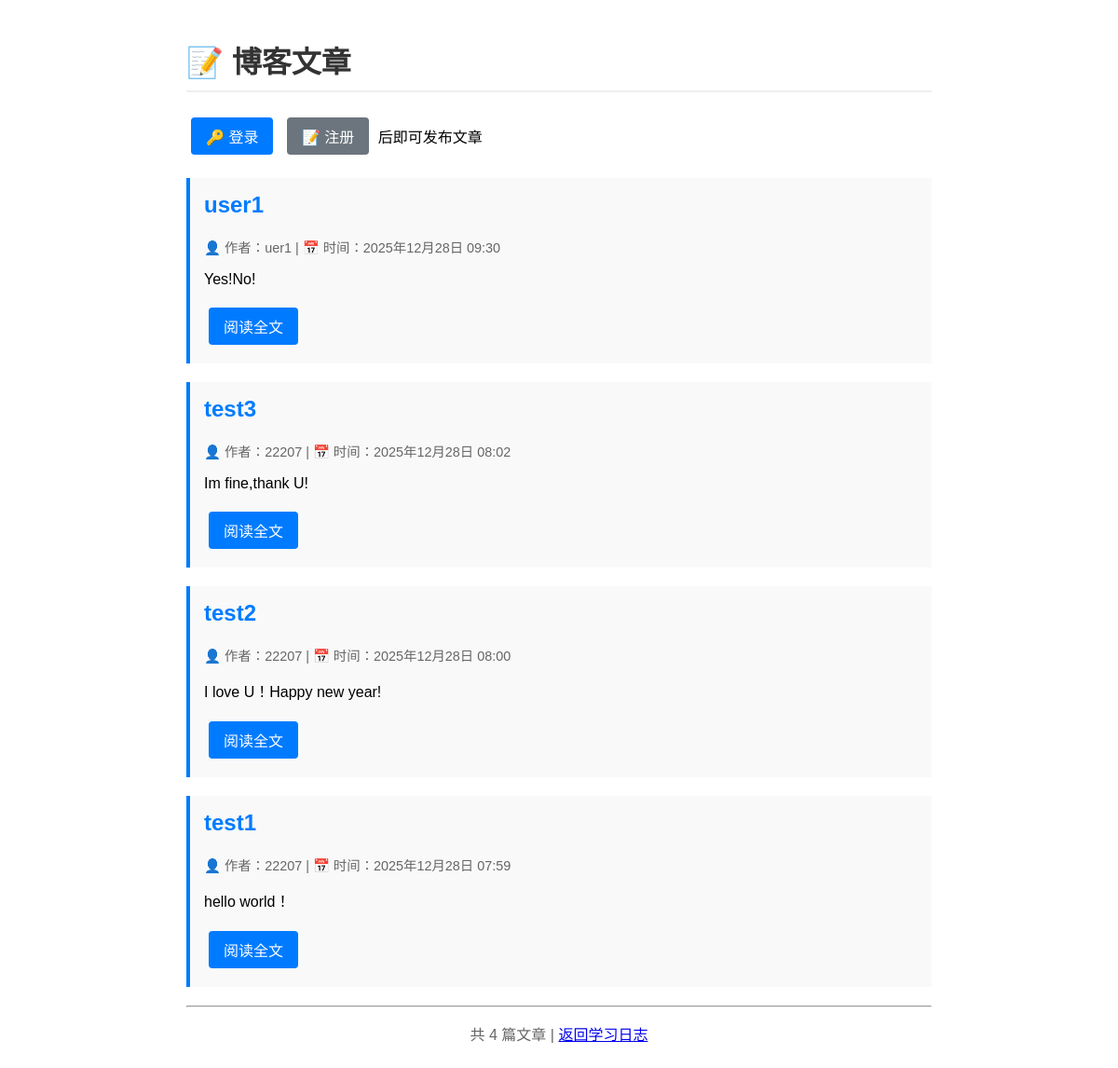
The app's page /blogs/ with its own data.
### blogs/models.py (models this page shows, shortened)
class BlogPost(models.Model):
    title = models.CharField(max_length=200)
    text = models.TextField()
    date_added = models.DateTimeField(auto_now_add=True)
    owner = models.ForeignKey(
        settings.AUTH_USER_MODEL,
        on_delete=models.CASCADE
    )
    class Meta:
        ordering = ['-date_added']  # 按时间倒序

### blogs/views.py (the view)
# urls.py: path('', views.index, name='index'),
def index(request):
    posts = BlogPost.objects.order_by('-date_added')
    context = {'posts': posts}
    return render(request, 'blogs/index.html', context)

### blogs/templates/blogs/index.html (shortened to what this page needs)
<!DOCTYPE html>
<html>
<head>
</head>
<body>
    <h1>📝 博客文章</h1>
    <div style="margin: 20px 0;">
        {% if user.is_authenticated %}
            <p>欢迎，{{ user.username }}！
                <a href="{% url 'blogs:new_post' %}" class="btn">✏️ 写新文章</a>
                <a href="{% url 'accounts:logout' %}" class="btn btn-secondary">退出登录</a>
            </p>
        {% else %}
            <p>
                <a href="{% url 'accounts:login' %}" class="btn">🔑 登录</a>
                <a href="{% url 'accounts:register' %}" class="btn btn-secondary">📝 注册</a>
                后即可发布文章
            </p>
        {% endif %}
    </div>
    {% for post in posts %}
    <div class="post">
        <h2>{{ post.title }}</h2>
        <div class="post-meta">
            👤 作者：{{ post.owner.username }} |
            📅 时间：{{ post.date_added|date:"Y年m月d日 H:i" }}
        </div>
        <p>{{ post.text|truncatewords:50 }}</p>
        <div class="actions">
            <a href="{% url 'blogs:detail' post.id %}" class="btn">阅读全文</a>
        </div>
    </div>
    {% empty %}
    <div class="post">
        <p>还没有文章。{% if user.is_authenticated %}快去发布第一篇吧！{% else %}登录后即可开始写作。{% endif %}</p>
    </div>
    {% endfor %}
    <hr>
    <p style="text-align: center; color: #666;">
        共 {{ posts|length }} 篇文章 |
        <a href="{% url 'learning_logs:index' %}">返回学习日志</a>
    </p>
</body>
</html>

### blogs/templates/blogs/index.html (style rules this page uses)
body { font-family: Arial, sans-serif; max-width: 800px; margin: 0 auto; padding: 20px; }
h1 { color: #333; border-bottom: 2px solid #eee; padding-bottom: 10px; }
.post { background: #f9f9f9; border-left: 4px solid #007bff; padding: 15px; margin: 20px 0; }
.post h2 { margin-top: 0; color: #007bff; }
.post-meta { color: #666; font-size: 0.9em; margin: 5px 0; }
.btn { display: inline-block; padding: 8px 16px; background: #007bff; color: white; text-decoration: none; border-radius: 4px; margin: 5px; }
.btn-secondary { background: #6c757d; }
.actions { margin-top: 15px; }

### records on screen
BlogPost: title "user1", owner.username "uer1", date_added "2025年12月28日 09:30", text "Yes!No!"
BlogPost: title "test3", owner.username "22207", date_added "2025年12月28日 08:02", text "Im fine,thank U!"
BlogPost: title "test2", owner.username "22207", date_added "2025年12月28日 08:00", text "I love U！Happy new year!"
BlogPost: title "test1", owner.username "22207", date_added "2025年12月28日 07:59", text "hello world！"

### other values on screen
{{ posts|length }} "4"
